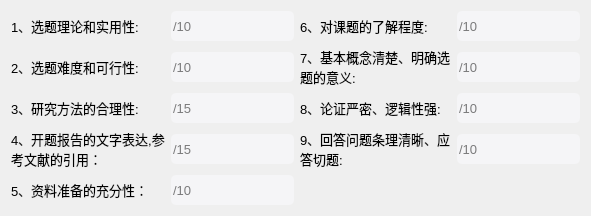
                      <widget class="QWidget" name="tab">
                       <property name="styleSheet">
                        <string notr="true"> QLineEdit{
                background: #F5F5F7;
                    border-radius: 5px;
                }
                QLineEdit:hover{
                    background: #F5F5F7;
                    border: 2px solid #80BEFC;
                    border-radius: 5px
                }

                QLineEdit:focus{
                    background: #FFFFFF;
                    border: 2px solid #80BEFC;
                    border-radius: 5px;
                }</string>
                       </property>
                       <attribute name="title">
                        <string>开题评审</string>
                       </attribute>
                       <layout class="QGridLayout" name="gridLayout_4">
                        <item row="0" column="0">
                         <widget class="QLabel" name="label">
                          <property name="font">
                           <font>
                            <pointsize>10</pointsize>
                            <weight>50</weight>
                            <italic>false</italic>
                            <bold>false</bold>
                           </font>
                          </property>
                          <property name="text">
                           <string>1、选题理论和实用性:</string>
                          </property>
                          <property name="buddy">
                           <cstring>com_1_1</cstring>
                          </property>
                         </widget>
                        </item>
                        <item row="0" column="1">
                         <widget class="QLineEdit" name="com_1_1">
                          <property name="minimumSize">
                           <size>
                            <width>0</width>
                            <height>30</height>
                           </size>
                          </property>
                          <property name="font">
                           <font>
                            <pointsize>10</pointsize>
                            <weight>50</weight>
                            <italic>false</italic>
                            <bold>false</bold>
                           </font>
                          </property>
                          <property name="placeholderText">
                           <string>/10</string>
                          </property>
                         </widget>
                        </item>
                        <item row="0" column="2">
                         <widget class="QLabel" name="label_6">
                          <property name="font">
                           <font>
                            <pointsize>10</pointsize>
                            <weight>50</weight>
                            <italic>false</italic>
                            <bold>false</bold>
                           </font>
                          </property>
                          <property name="text">
                           <string>6、对课题的了解程度:</string>
                          </property>
                          <property name="buddy">
                           <cstring>com_1_1</cstring>
                          </property>
                         </widget>
                        </item>
                        <item row="0" column="3">
                         <widget class="QLineEdit" name="com_1_6">
                          <property name="minimumSize">
                           <size>
                            <width>0</width>
                            <height>30</height>
                           </size>
                          </property>
                          <property name="font">
                           <font>
                            <pointsize>10</pointsize>
                            <weight>50</weight>
                            <italic>false</italic>
                            <bold>false</bold>
                           </font>
                          </property>
                          <property name="placeholderText">
                           <string>/10</string>
                          </property>
                         </widget>
                        </item>
                        <item row="1" column="0">
                         <widget class="QLabel" name="label_2">
                          <property name="font">
                           <font>
                            <pointsize>10</pointsize>
                            <weight>50</weight>
                            <italic>false</italic>
                            <bold>false</bold>
                           </font>
                          </property>
                          <property name="text">
                           <string>2、选题难度和可行性:</string>
                          </property>
                          <property name="buddy">
                           <cstring>com_1_2</cstring>
                          </property>
                         </widget>
                        </item>
                        <item row="1" column="1">
                         <widget class="QLineEdit" name="com_1_2">
                          <property name="minimumSize">
                           <size>
                            <width>0</width>
                            <height>30</height>
                           </size>
                          </property>
                          <property name="font">
                           <font>
                            <pointsize>10</pointsize>
                            <weight>50</weight>
                            <italic>false</italic>
                            <bold>false</bold>
                           </font>
                          </property>
                          <property name="placeholderText">
                           <string>/10</string>
                          </property>
                         </widget>
                        </item>
                        <item row="1" column="2">
                         <widget class="QLabel" name="label_7">
                          <property name="font">
                           <font>
                            <pointsize>10</pointsize>
                            <weight>50</weight>
                            <italic>false</italic>
                            <bold>false</bold>
                           </font>
                          </property>
                          <property name="text">
                           <string>7、基本概念清楚、明确选题的意义:</string>
                          </property>
                          <property name="wordWrap">
                           <bool>true</bool>
                          </property>
                          <property name="buddy">
                           <cstring>com_1_2</cstring>
                          </property>
                         </widget>
                        </item>
                        <item row="1" column="3">
                         <widget class="QLineEdit" name="com_1_7">
                          <property name="minimumSize">
                           <size>
                            <width>0</width>
                            <height>30</height>
                           </size>
                          </property>
                          <property name="font">
                           <font>
                            <pointsize>10</pointsize>
                            <weight>50</weight>
                            <italic>false</italic>
                            <bold>false</bold>
                           </font>
                          </property>
                          <property name="placeholderText">
                           <string>/10</string>
                          </property>
                         </widget>
                        </item>
                        <item row="2" column="0">
                         <widget class="QLabel" name="label_3">
                          <property name="font">
                           <font>
                            <pointsize>10</pointsize>
                            <weight>50</weight>
                            <italic>false</italic>
                            <bold>false</bold>
                           </font>
                          </property>
                          <property name="text">
                           <string>3、研究方法的合理性:</string>
                          </property>
                          <property name="buddy">
                           <cstring>com_1_3</cstring>
                          </property>
                         </widget>
                        </item>
                        <item row="2" column="1">
                         <widget class="QLineEdit" name="com_1_3">
                          <property name="minimumSize">
                           <size>
                            <width>0</width>
                            <height>30</height>
                           </size>
                          </property>
                          <property name="font">
                           <font>
                            <pointsize>10</pointsize>
                            <weight>50</weight>
                            <italic>false</italic>
                            <bold>false</bold>
                           </font>
                          </property>
                          <property name="placeholderText">
                           <string>/15</string>
                          </property>
                         </widget>
                        </item>
                        <item row="2" column="2">
                         <widget class="QLabel" name="label_8">
                          <property name="font">
                           <font>
                            <pointsize>10</pointsize>
                            <weight>50</weight>
                            <italic>false</italic>
                            <bold>false</bold>
                           </font>
                          </property>
                          <property name="text">
                           <string>8、论证严密、逻辑性强:</string>
                          </property>
                          <property name="buddy">
                           <cstring>com_1_3</cstring>
                          </property>
                         </widget>
                        </item>
                        <item row="2" column="3">
                         <widget class="QLineEdit" name="com_1_8">
                          <property name="minimumSize">
                           <size>
                            <width>0</width>
                            <height>30</height>
                           </size>
                          </property>
                          <property name="font">
                           <font>
                            <pointsize>10</pointsize>
                            <weight>50</weight>
                            <italic>false</italic>
                            <bold>false</bold>
                           </font>
                          </property>
                          <property name="placeholderText">
                           <string>/10</string>
                          </property>
                         </widget>
                        </item>
                        <item row="3" column="0">
                         <widget class="QLabel" name="label_4">
                          <property name="font">
                           <font>
                            <pointsize>10</pointsize>
                            <weight>50</weight>
                            <italic>false</italic>
                            <bold>false</bold>
                           </font>
                          </property>
                          <property name="text">
                           <string>4、开题报告的文字表达,参考文献的引用：</string>
                          </property>
                          <property name="wordWrap">
                           <bool>true</bool>
                          </property>
                          <property name="buddy">
                           <cstring>com_1_4</cstring>
                          </property>
                         </widget>
                        </item>
                        <item row="3" column="1">
                         <widget class="QLineEdit" name="com_1_4">
                          <property name="minimumSize">
                           <size>
                            <width>0</width>
                            <height>30</height>
                           </size>
                          </property>
                          <property name="font">
                           <font>
                            <pointsize>10</pointsize>
                            <weight>50</weight>
                            <italic>false</italic>
                            <bold>false</bold>
                           </font>
                          </property>
                          <property name="placeholderText">
                           <string>/15</string>
                          </property>
                         </widget>
                        </item>
                        <item row="3" column="2">
                         <widget class="QLabel" name="label_9">
                          <property name="font">
                           <font>
                            <pointsize>10</pointsize>
                            <weight>50</weight>
                            <italic>false</italic>
                            <bold>false</bold>
                           </font>
                          </property>
                          <property name="text">
                           <string>9、回答问题条理清晰、应答切题:</string>
                          </property>
                          <property name="wordWrap">
                           <bool>true</bool>
                          </property>
                          <property name="buddy">
                           <cstring>com_1_4</cstring>
                          </property>
                         </widget>
                        </item>
                        <item row="3" column="3">
                         <widget class="QLineEdit" name="com_1_9">
                          <property name="minimumSize">
                           <size>
                            <width>0</width>
                            <height>30</height>
                           </size>
                          </property>
                          <property name="font">
                           <font>
                            <pointsize>10</pointsize>
                            <weight>50</weight>
                            <italic>false</italic>
                            <bold>false</bold>
                           </font>
                          </property>
                          <property name="placeholderText">
                           <string>/10</string>
                          </property>
                         </widget>
                        </item>
                        <item row="4" column="0">
                         <widget class="QLabel" name="label_5">
                          <property name="font">
                           <font>
                            <pointsize>10</pointsize>
                            <weight>50</weight>
                            <italic>false</italic>
                            <bold>false</bold>
                           </font>
                          </property>
                          <property name="text">
                           <string>5、资料准备的充分性：</string>
                          </property>
                          <property name="wordWrap">
                           <bool>true</bool>
                          </property>
                          <property name="buddy">
                           <cstring>com_1_5</cstring>
                          </property>
                         </widget>
                        </item>
                        <item row="4" column="1">
                         <widget class="QLineEdit" name="com_1_5">
                          <property name="minimumSize">
                           <size>
                            <width>0</width>
                            <height>30</height>
                           </size>
                          </property>
                          <property name="font">
                           <font>
                            <pointsize>10</pointsize>
                            <weight>50</weight>
                            <italic>false</italic>
                            <bold>false</bold>
                           </font>
                          </property>
                          <property name="placeholderText">
                           <string>/10</string>
                          </property>
                         </widget>
                        </item>
                       </layout>
                      </widget>
